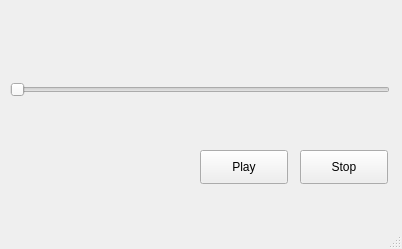
<?xml version="1.0" encoding="UTF-8"?>
<ui version="4.0">
 <class>MainWindow</class>
 <widget class="QMainWindow" name="MainWindow">
  <property name="geometry">
   <rect>
    <x>0</x>
    <y>0</y>
    <width>402</width>
    <height>249</height>
   </rect>
  </property>
  <property name="windowTitle">
   <string>StarTunes</string>
  </property>
  <property name="windowIcon">
   <iconset>
    <normaloff>../disc.png</normaloff>../disc.png</iconset>
  </property>
  <widget class="QWidget" name="centralwidget">
   <widget class="QPushButton" name="playButton">
    <property name="geometry">
     <rect>
      <x>200</x>
      <y>150</y>
      <width>88</width>
      <height>34</height>
     </rect>
    </property>
    <property name="text">
     <string>Play</string>
    </property>
   </widget>
   <widget class="QPushButton" name="stopButton">
    <property name="geometry">
     <rect>
      <x>300</x>
      <y>150</y>
      <width>88</width>
      <height>34</height>
     </rect>
    </property>
    <property name="text">
     <string>Stop</string>
    </property>
   </widget>
   <widget class="QSlider" name="timeSlider">
    <property name="geometry">
     <rect>
      <x>10</x>
      <y>80</y>
      <width>380</width>
      <height>20</height>
     </rect>
    </property>
    <property name="orientation">
     <enum>Qt::Horizontal</enum>
    </property>
   </widget>
  </widget>
  <widget class="QStatusBar" name="statusbar"/>
 </widget>
 <resources/>
 <connections/>
</ui>
